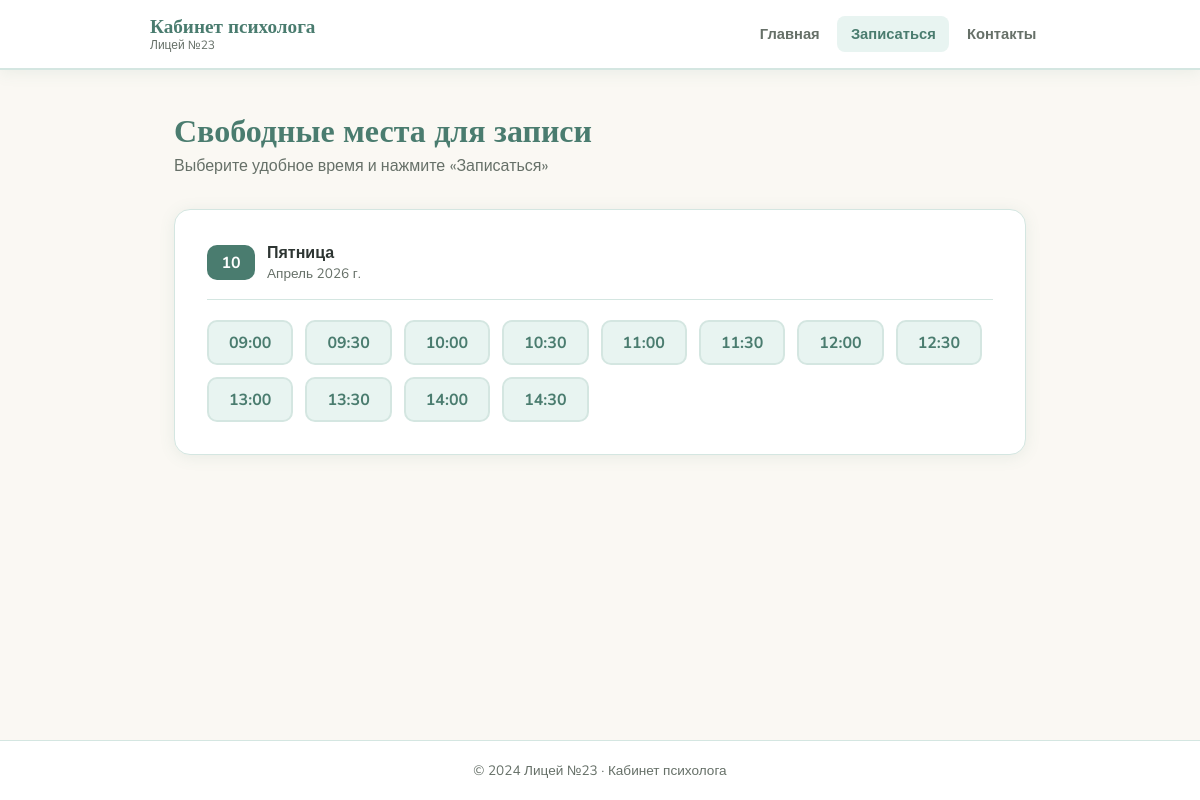
Page /schedule/ on the committed database.
### booking/models.py (models this page shows, shortened)
class TimeSlot(models.Model):
    date = models.DateField(verbose_name='Дата')
    time = models.TimeField(verbose_name='Время')
    is_available = models.BooleanField(default=True, verbose_name='Доступен')
    class Meta:
        verbose_name = 'Временной слот'
        verbose_name_plural = 'Временные слоты'
        ordering = ['date', 'time']
        unique_together = ['date', 'time']  # Нельзя создать два одинаковых слота

### booking/views.py (the view)
# urls.py: path('schedule/', views.schedule, name='schedule'),  # Расписание
def schedule(request):
    today = timezone.now().date()
    available_slots = TimeSlot.objects.filter(
        is_available=True,
        date__gte=today
    ).select_related('appointment')
    slots_by_date = {}
    for slot in available_slots:
        if slot.date not in slots_by_date:
            slots_by_date[slot.date] = []
        slots_by_date[slot.date].append(slot)
    return render(request, 'booking/schedule.html', {
        'slots_by_date': slots_by_date
    })

### templates/booking/schedule.html (shortened to what this page needs)
{% extends 'booking/base.html' %}
{% block content %}
<h1 style="margin-bottom: 0.25rem;">Свободные места для записи</h1>
<p style="color: var(--text-soft); margin-bottom: 2rem;">Выберите удобное время и нажмите «Записаться»</p>
{% if slots_by_date %}
    {% for date, slots in slots_by_date.items %}
    <div class="card" style="margin-bottom: 1.25rem;">
        <div style="display: flex; align-items: center; gap: 0.75rem; margin-bottom: 1.25rem; padding-bottom: 1rem; border-bottom: 1px solid var(--border);">
            <div style="background: var(--green); color: white; border-radius: 10px; padding: 0.4rem 0.9rem; font-weight: 700; font-size: 1rem;">
                {{ date|date:"d" }}
            </div>
            <div>
                <div style="font-weight: 700; font-size: 1rem;">{{ date|date:"l" }}</div>
                <div style="color: var(--text-soft); font-size: 0.85rem;">{{ date|date:"F Y г." }}</div>
            </div>
        </div>
        <div style="display: flex; flex-wrap: wrap; gap: 0.75rem;">
            {% for slot in slots %}
            <a href="{% url 'book' slot.id %}" style="text-decoration: none;">
                <div style="
                    background: var(--green-pale);
                    border: 2px solid var(--border);
                    border-radius: 10px;
                    padding: 0.6rem 1.25rem;
                    font-weight: 700;
                    color: var(--green);
                    font-size: 1rem;
                    transition: all 0.2s;
                    cursor: pointer;
                "
                onmouseover="this.style.background='var(--green)';this.style.color='white';this.style.borderColor='var(--green)'"
                onmouseout="this.style.background='var(--green-pale)';this.style.color='var(--green)';this.style.borderColor='var(--border)'"
                >
                    {{ slot.time|time:"H:i" }}
                </div>
            </a>
            {% endfor %}
        </div>
    </div>
    {% endfor %}
{% endif %}
{% endblock %}

### templates/booking/base.html (shortened to what this page needs)
<!DOCTYPE html>
<html lang="ru">
<head>
</head>
<body>
    <header>
        <div class="header-inner">
            <a href="{% url 'home' %}" class="logo">
                Кабинет психолога
                <span>Лицей №23</span>
            </a>
            <nav>
                <a href="{% url 'home' %}" {% if request.resolver_match.url_name == 'home' %}class="active"{% endif %}>Главная</a>
                <a href="{% url 'schedule' %}" {% if request.resolver_match.url_name == 'schedule' %}class="active"{% endif %}>Записаться</a>
                <a href="{% url 'contacts' %}" {% if request.resolver_match.url_name == 'contacts' %}class="active"{% endif %}>Контакты</a>
            </nav>
        </div>
    </header>
    <main>
        {% block content %}{% endblock %}
    </main>
    <footer>
        © 2024 Лицей №23 · Кабинет психолога
    </footer>
</body>
</html>

### templates/booking/base.html (style rules this page uses)
:root { --green: #4a7c6f; --green-light: #6aaa98; --green-pale: #e8f4f1; --cream: #faf8f3; --text: #2d3532; --text-soft: #667068; --border: #d4e6e1; --white: #ffffff; --shadow: 0 2px 16px rgba(74,124,111,0.10); }
* { box-sizing: border-box; margin: 0; padding: 0; }
body { font-family: 'Nunito', sans-serif; background: var(--cream); color: var(--text); min-height: 100vh; display: flex; flex-direction: column; }
header { background: var(--white); border-bottom: 2px solid var(--border); padding: 0 2rem; position: sticky; top: 0; z-index: 100; box-shadow: var(--shadow); }
.header-inner { max-width: 900px; margin: 0 auto; display: flex; align-items: center; justify-content: space-between; height: 68px; }
.logo { font-family: 'Lora', serif; font-size: 1.2rem; color: var(--green); text-decoration: none; font-weight: 600; line-height: 1.2; }
.logo span { display: block; font-size: 0.75rem; color: var(--text-soft); font-family: 'Nunito', sans-serif; font-weight: 400; }
nav { display: flex; gap: 0.25rem; }
nav a { color: var(--text-soft); text-decoration: none; padding: 0.5rem 0.85rem; border-radius: 8px; font-size: 0.92rem; font-weight: 600; transition: all 0.2s; }
nav a:hover, nav a.active { background: var(--green-pale); color: var(--green); }
main { flex: 1; max-width: 900px; margin: 0 auto; padding: 2.5rem 1.5rem; width: 100%; }
.card { background: var(--white); border-radius: 16px; padding: 2rem; box-shadow: var(--shadow); border: 1px solid var(--border); }
h1 { font-family: 'Lora', serif; font-size: 2rem; color: var(--green); margin-bottom: 0.5rem; }
footer { background: var(--white); border-top: 1px solid var(--border); text-align: center; padding: 1.25rem; color: var(--text-soft); font-size: 0.85rem; }

### rows in the picture
TimeSlot: date "10", date "Пятница", date "Апрель 2026 г.", time "09:00"
TimeSlot: time "09:30"
TimeSlot: time "10:00"
TimeSlot: time "10:30"
TimeSlot: time "11:00"
TimeSlot: time "11:30"
TimeSlot: time "12:00"
TimeSlot: time "12:30"
TimeSlot: time "13:00"
TimeSlot: time "13:30"
TimeSlot: time "14:00"
TimeSlot: time "14:30"
